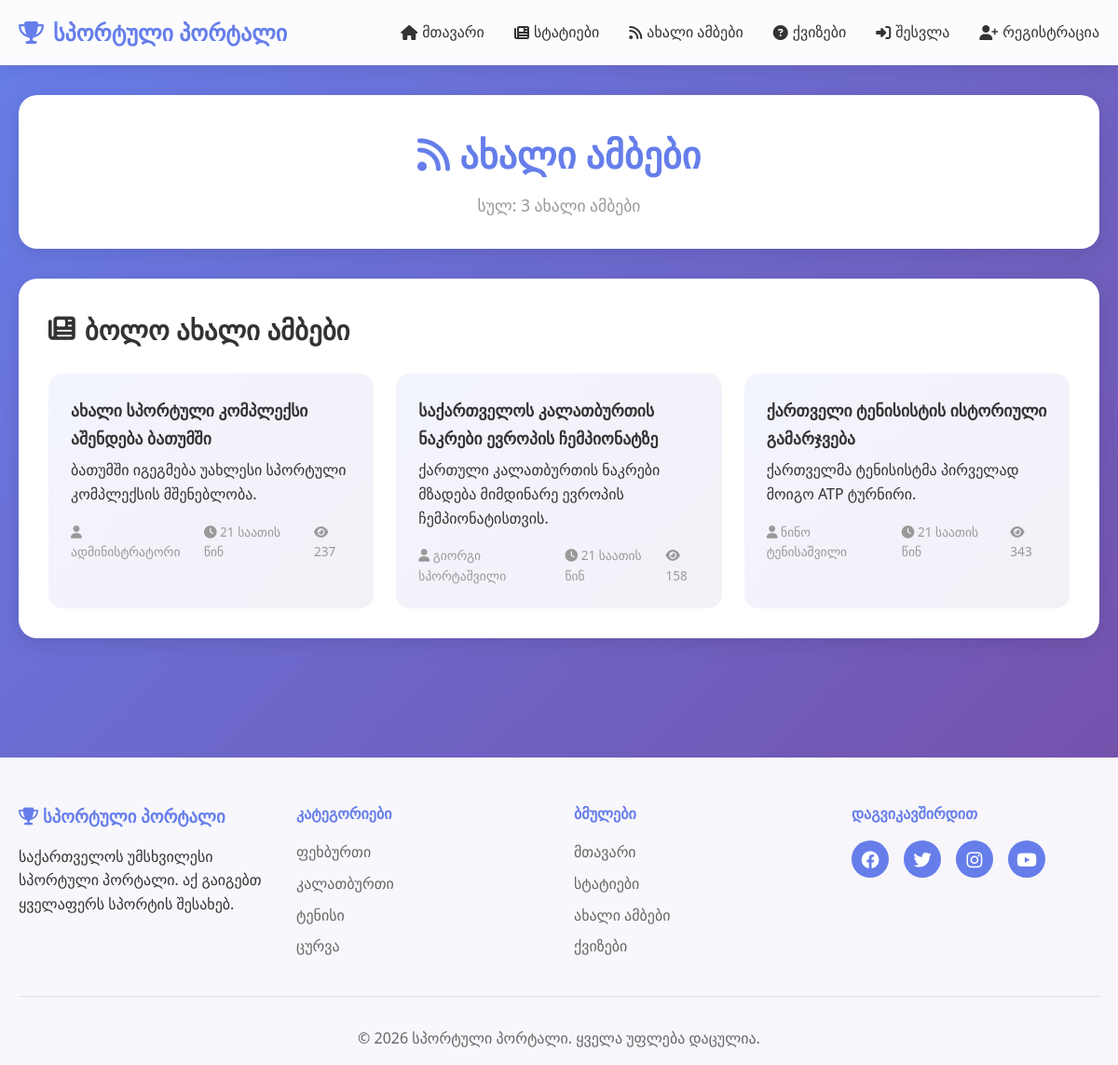
Page /news.php on the committed database.
### tables this page shows
CREATE TABLE `news` (
  `id` int(11) NOT NULL,
  `user_id` int(11) NOT NULL,
  `title` varchar(200) NOT NULL,
  `content` text NOT NULL,
  `image` varchar(255) DEFAULT NULL,
  `is_breaking` tinyint(1) DEFAULT 0,
  `views` int(11) DEFAULT 0,
  `created_at` timestamp NOT NULL DEFAULT current_timestamp()
);

CREATE TABLE `users` (
  `id` int(11) NOT NULL,
  `username` varchar(50) NOT NULL,
  `email` varchar(100) NOT NULL,
  `password` varchar(255) NOT NULL,
  `full_name` varchar(100) NOT NULL,
  `profile_image` varchar(255) DEFAULT 'default.jpg',
  `role` enum('user','admin') DEFAULT 'user',
  `created_at` timestamp NOT NULL DEFAULT current_timestamp(),
  `last_login` timestamp NULL DEFAULT NULL
);

### includes/functions.php (called while the page is built, shortened)
<?php
function clean_input($data) {
    $data = trim($data);
    $data = stripslashes($data);
    $data = htmlspecialchars($data, ENT_QUOTES, 'UTF-8');
    return $data;
}
function format_date($date) {
    $timestamp = strtotime($date);
    $now = time();
    $diff = $now - $timestamp;
    if ($diff < 60) {
        return 'ახლახანს';
    } elseif ($diff < 3600) {
        $minutes = floor($diff / 60);
        return $minutes . ' წუთის წინ';
    } elseif ($diff < 86400) {
        $hours = floor($diff / 3600);
        return $hours . ' საათის წინ';
    } elseif ($diff < 604800) {
        $days = floor($diff / 86400);
        return $days . ' დღის წინ';
    } else {
        return date('d.m.Y', $timestamp);
    }
}
function truncate_text($text, $length = 150) {
    if (mb_strlen($text) <= $length) {
        return $text;
    }
    return mb_substr($text, 0, $length) . '...';
}
?>

### news.php (the view, shortened to what this page needs)
<?php
require_once 'config/database.php';
require_once 'includes/functions.php';
$stmt = $pdo->query("
    SELECT n.*, u.username, u.full_name
    FROM news n
    JOIN users u ON n.user_id = u.id
    ORDER BY n.is_breaking DESC, n.created_at DESC
");
$news = $stmt->fetchAll();
$regular = array_filter($news, fn($n) => !$n['is_breaking']);
include 'includes/header.php';
?>
<div class="container">
    <div class="news-page">
        <div class="news-page-header">
            <h1><i class="fas fa-rss"></i> ახალი ამბები</h1>
            <p class="news-count">სულ: <?php echo count($news); ?> ახალი ამბები</p>
        </div>
        <?php if (!empty($regular)): ?>
        <section class="regular-news-section">
            <h2><i class="fas fa-newspaper"></i> ბოლო ახალი ამბები</h2>
            <div class="news-grid">
                <?php foreach ($regular as $news_item): ?>
                <article class="news-card">
                    <div class="news-content">
                        <h3>
                            <a href="news_detail.php?id=<?php echo $news_item['id']; ?>">
                                <?php echo clean_input($news_item['title']); ?>
                            </a>
                        </h3>
                        <p><?php echo truncate_text(clean_input($news_item['content']), 100); ?></p>
                        <div class="news-meta">
                            <span><i class="fas fa-user"></i> <?php echo clean_input($news_item['full_name']); ?></span>
                            <span><i class="fas fa-clock"></i> <?php echo format_date($news_item['created_at']); ?></span>
                            <span><i class="fas fa-eye"></i> <?php echo $news_item['views']; ?></span>
                        </div>
                    </div>
                </article>
                <?php endforeach; ?>
            </div>
        </section>
        <?php endif; ?>
    </div>
</div>
<?php include 'includes/footer.php'; ?>

### css/style.css (style rules this page uses)
* { margin: 0; padding: 0; box-sizing: border-box; }
html { scroll-behavior: smooth; scroll-padding-top: 120px; }
body { font-family: 'Segoe UI', Tahoma, Geneva, Verdana, sans-serif; line-height: 1.6; color: #333; background: linear-gradient(135deg, #667eea 0%, #764ba2 100%); min-height: 100vh; }
.container { max-width: 1200px; margin: 0 auto; padding: 0 20px; }
.news-grid { display: grid; grid-template-columns: repeat(auto-fill, minmax(280px, 1fr)); gap: 1.5rem; }
.news-card { background: linear-gradient(135deg, #667eea15, #764ba215); border-radius: 15px; overflow: hidden; transition: all 0.3s; }
.news-content { padding: 1.5rem; }
.news-content h3 { margin-bottom: 0.5rem; }
.news-content h3 a { color: #333; text-decoration: none; font-size: 1.1rem; }
.news-meta { display: flex; gap: 1rem; font-size: 0.85rem; color: #999; margin-top: 1rem; }

### news.php (style rules this page uses)
.news-page { padding: 2rem 0; }
.news-page-header { background: white; padding: 2rem; border-radius: 20px; margin-bottom: 2rem; box-shadow: 0 5px 20px rgba(0,0,0,0.1); text-align: center; }
.news-page-header h1 { color: #667eea; margin-bottom: 0.5rem; font-size: 2.5rem; }
.news-count { color: #999; font-size: 1.1rem; }
.breaking-section, .regular-news-section { background: white; border-radius: 20px; padding: 2rem; margin-bottom: 2rem; box-shadow: 0 5px 20px rgba(0,0,0,0.1); }
.breaking-section h2, .regular-news-section h2 { color: #333; margin-bottom: 1.5rem; display: flex; align-items: center; gap: 10px; font-size: 1.8rem; }

### rows in the picture
news: title "ახალი სპორტული კომპლექსი აშენდება ბათუმში", content "ბათუმში იგეგმება უახლესი სპორტული კომპლექსის მშენებლობა.", user.full_name "ადმინისტრატორი", created_at "21 საათის წინ", views "237"
news: title "საქართველოს კალათბურთის ნაკრები ევროპის ჩემპიონატზე", content "ქართული კალათბურთის ნაკრები მზადება მიმდინარე ევროპის ჩემპიონატისთვის.", user.full_name "გიორგი სპორტაშვილი", created_at "21 საათის წინ", views "158"
news: title "ქართველი ტენისისტის ისტორიული გამარჯვება", content "ქართველმა ტენისისტმა პირველად მოიგო ATP ტურნირი.", user.full_name "ნინო ტენისაშვილი", created_at "21 საათის წინ", views "343"

### other values in the picture
SITE_NAME "სპორტული პორტალი"
count($news) "3"
